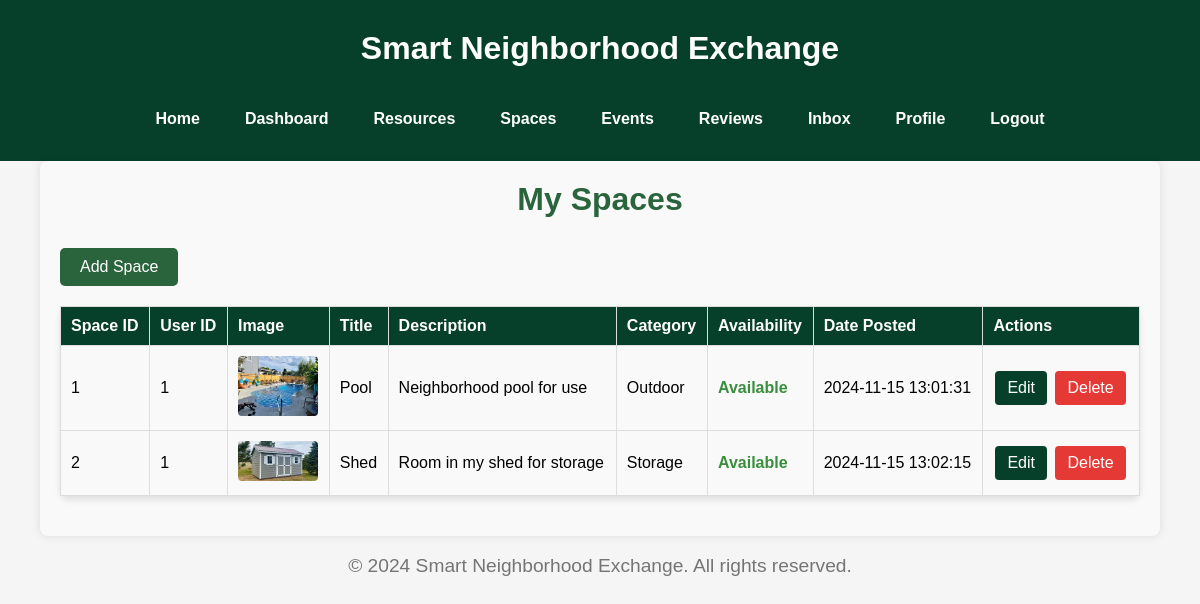
Page /my-spaces (signed in) on the committed database.
### tables this page shows
CREATE TABLE Spaces (
    space_id INTEGER PRIMARY KEY AUTOINCREMENT,
    user_id INTEGER,
    title TEXT NOT NULL,
    description TEXT,
    images TEXT,
    category TEXT,
    availability TEXT,
    date_posted TEXT NOT NULL,
    FOREIGN KEY (user_id) REFERENCES Users(user_id)
);

### app.py (the view)
@app.route('/my-spaces')
def my_spaces():
    user_id = get_user_id()  # Get the current user's ID
    today = datetime.now().date().strftime('%Y-%m-%d')  # Fetch today's date
    con = get_db()
    cur = con.execute("""
        SELECT s.space_id, s.user_id, s.title, s.description, s.images, s.category,
               CASE
                   WHEN EXISTS (
                       SELECT 1 FROM SpaceReservations sr
                       WHERE sr.space_id = s.space_id
                       AND DATE(sr.reservation_start_date) <= ?
                       AND DATE(sr.reservation_end_date) >= ?
                   ) THEN 'Reserved'
                   ELSE s.availability
               END AS availability,
               s.date_posted
        FROM Spaces s
        WHERE s.user_id = ?
    """, (today, today, user_id))
    spaces = cur.fetchall()
    return render_template('spaces/my_spaces.html', spaces=spaces)

### app.py (called while the page is built)
def get_db():
    db = getattr(g, '_database', None)
    if db is None:
        db = g._database = sqlite3.connect(DATABASE)
    return db

@app.teardown_appcontext
def close_connection(exception):
    db = getattr(g, '_database', None)
    if db is not None:
        db.close()

def get_user_id():
    return session.get('user_id')

### templates/spaces/my_spaces.html (shortened to what this page needs)
{% extends "base.html" %}
{% block content %}
<div class="spaces-container">
    <header>
        <h1>My Spaces</h1>
        <a href="{{ url_for('new_space') }}" class="add-space-btn">Add Space</a>
    </header>
    <main>
        {% if spaces %}
        <table class="space-table">
            <thead>
                <tr>
                    <th>Space ID</th>
                    <th>User ID</th>
                    <th>Image</th>
                    <th>Title</th>
                    <th>Description</th>
                    <th>Category</th>
                    <th>Availability</th>
                    <th>Date Posted</th>
                    <th>Actions</th>
                </tr>
            </thead>
            <tbody>
                {% for space in spaces %}
                <tr>
                    <td>{{ space[0] }}</td>
                    <td>{{ space[1] }}</td>
                    <td>
                        {% if space[4] %}
                            <img src="{{ '/' + space[4] }}" alt="Space Image">
                        {% else %}
                            <span class="no-image">No Image</span>
                        {% endif %}
                    </td>
                    <td>{{ space[2] }}</td>
                    <td>{{ space[3] }}</td>
                    <td>{{ space[5] }}</td>
                    <td>
                        <span class="{{ 'reserved' if space[6] == 'Reserved' else 'available' }}">
                            {{ space[6].capitalize() }}
                        </span>
                    </td>
                    <td>{{ space[7] }}</td>
                    <td>
                        <a href="{{ url_for('edit_space', space_id=space[0]) }}" class="action-btn edit-btn">Edit</a>
                        <a href="{{ url_for('confirm_delete_space', space_id=space[0]) }}" class="action-btn delete-btn">Delete</a>
                    </td>
                </tr>
                {% endfor %}
            </tbody>
        </table>
        {% else %}
        <p class="no-spaces-message">No spaces found. Add a new space to get started.</p>
        {% endif %}
    </main>
</div>
{% endblock %}

### static/css/style.css (style rules this page uses)
body { font-family: Arial, sans-serif; background-color: #f5f5f5; margin: 0; padding: 0; }
h1, h2 { color: #333333; }
h1 { font-size: 2em; text-align: center; margin-top: 0; color: #06402B; }
a { color: #06402B; text-decoration: none; }
.action-btn { padding: 5px 10px; margin: 0 5px; text-decoration: none; background-color:#333333 ; color: #fff; border-radius: 3px; }
.edit-btn { background-color: #06402B; }
.delete-btn { background-color: #f44336; }
body { overflow-y: auto; }
body { font-family: Arial, sans-serif; background-color: #f5f5f5; margin: 0; padding: 0; overflow-y: auto; }
.spaces-container { width: 90%; margin: 0 auto; background-color: #f9f9f9; padding: 20px; border-radius: 8px; box-shadow: 0 0 10px rgba(0, 0, 0, 0.1); }
.spaces-container header h1 { text-align: center; color: #06402B; margin-bottom: 20px; }
.available { color: #388e3c; font-weight: bold; }
.spaces-container header h1 { text-align: center; color: #2a643d; margin-bottom: 20px; }
.add-space-btn { display: block; padding: 10px 20px; background-color: #06402B; color: white; border-radius: 5px; text-decoration: none; margin-top: 10px; transition: background-color 0.3s ease; }
.space-table { width: 100%; border-collapse: collapse; margin-top: 20px; }
.space-table th, .space-table td { padding: 10px; text-align: left; border-bottom: 1px solid #ddd; }
.space-table th { background-color: #06402B; color: white; }
.space-table td img { width: 80px; height: auto; border-radius: 4px; }
.action-btn { padding: 8px 12px; text-align: center; border-radius: 4px; color: white; text-decoration: none; margin: 2px; display: inline-block; transition: background-color 0.3s ease; }
.delete-btn { background-color: #e53935; }
.add-space-btn { display: inline-block; padding: 10px 20px; background-color: #2a643d; color: white; border-radius: 5px; text-decoration: none; margin-top: 10px; transition: background-color 0.3s ease; text-align: center; }
.action-btn { padding: 8px 12px; color: white; border-radius: 4px; text-decoration: none; margin: 2px; display: inline-block; transition: background-color 0.3s ease; }
header h1 { text-align: center; color: #06402B; margin-bottom: 20px; }
table { width: 100%; border-collapse: collapse; margin-bottom: 20px; }
table th, table td { padding: 10px; text-align: left; border-bottom: 1px solid #ddd; }
table th { background-color: #06402B; color: white; }
table td { background-color: #f9f9f9; }
h1, h2 { text-align: center; color: #2a643d; margin-bottom: 20px; }
table { width: 80%; margin: 20px auto; border-collapse: collapse; background-color: #f9f9f9; border-radius: 8px; box-shadow: 0 4px 6px rgba(0, 0, 0, 0.1); }
table thead { background-color: #06402B; color: white; }
table th, table td { text-align: center; padding: 10px; border: 1px solid #ddd; }
table th { font-weight: bold; }
table tbody tr:nth-child(even) { background-color: #f2f2f2; }

### rows in the picture
Spaces: space_id "1", user "1", images (picture), title "Pool", description "Neighborhood pool for use", category "Outdoor", availability "Available", date_posted "2024-11-15 13:01:31"
Spaces: space_id "2", user "1", images (picture), title "Shed", description "Room in my shed for storage", category "Storage", availability "Available", date_posted "2024-11-15 13:02:15"
